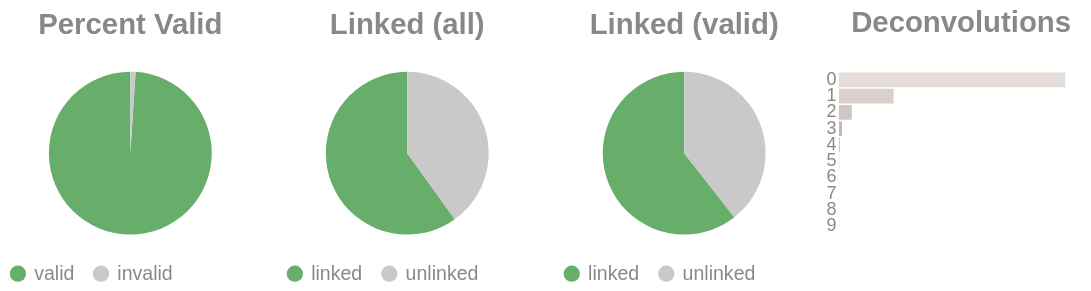

Source (notebook cell):
### Code cell
if SKIPLR:
    pass
else:
    clash = Counter()
    for i in valids['molecule'].to_list():
        _mol = i.split("-")
        if len(_mol) == 1:
            clash.update('0')
        else:
            clash.update(_mol[-1])

    _d = {"deconvolutions": [], 'count': []}
    for k,v in clash.items():
        _d['deconvolutions'].append(k)
        _d['count'].append(v)

    tot_valid = valids['reads'].sum()
    mask = valids['reads'] >= 2
    n_linked_reads = valids.filter(mask)['reads'].sum()
    if n_linked_reads == 0:
        print_html("No linked molecules (>=2 reads) were detected; skipping linked-only distributions.")
        SKIPLR = True
    else:
        perc_valid = round(tot_valid / n_reads, 4)
        linked_perc_abs = round(n_linked_reads / n_reads, 4)
        linked_perc = round(n_linked_reads / tot_valid, 4)

    _valid = pl.DataFrame({"valids": ['valid', 'invalid'], "count": [tot_valid, n_reads - tot_valid]})
    _linked_abs = pl.DataFrame({"linked (absolute)": ['linked', 'unlinked'], "count": [n_linked_reads, n_reads - n_linked_reads]})
    _linked_rel = pl.DataFrame({"linked (valids)": ['linked', 'unlinked'], "count": [n_linked_reads, tot_valid - n_linked_reads]})

    (
        alt.hconcat(
            piechart(_valid, goodval = 'valid', title = "Percent Valid"),
            piechart(_linked_abs, goodval = "linked", title =  "Linked (all)"),
            piechart(_linked_rel, goodval = "linked", title =  "Linked (valid)"),
            convolutionbar(pl.DataFrame(_d), title = "Deconvolutions"),
            center = True,
            bounds = 'flush'
        )
        .resolve_scale(color='independent')
        .resolve_legend('independent')
        .properties(usermeta={'embedOptions': {"actions": False}})
    ).display()

### Figure 1 — Vega-Lite specification as saved in the notebook (floating-point values rounded to 4 significant figures)
{"width": "container", "height": 400, "config": {"title": {"anchor": "start", "dy": -15, "fontSize": 18, "color": "#888888", "subtitleColor": "#888888", "subtitleFontSize": 14}, "arc": {"fill": "#0072B2"}, "axis": {"domainColor": "#888888", "domainWidth": 0.5, "gridWidth": 0.2, "grid": false, "titleFontWeight": 400, "titleFontSize": 15, "labelFontSize": 11, "labelColor": "#888888", "tickColor": "#888888", "tickWidth": 0.2, "titleColor": "#888888"}, "axisBand": {"grid": false}, "axisX": {"grid": true, "tickSize": 10, "domainCap": "round"}, "axisY": {"domain": false, "grid": true, "tickSize": 0, "domainCap": "round"}, "background": "transparent", "header": {"labelFontSize": 15, "labelColor": "#888888", "titleFontSize": 15, "titleFontWeight": 600, "titleColor": "#888888"}, "legend": {"labelFont": "sans-serif", "labelFontSize": 12, "labelColor": "#888888", "symbolSize": 100, "symbolType": "circle", "titleFontSize": 12, "titlePadding": 10, "titleColor": "#888888", "title": null}, "range": {"category": ["#E69F00", "#56B4E9", "#009E73", "#F0E442", "#0072B2", "#D55E00", "#CC79A7", "#000000"], "diverging": ["#cfe8f3", "#a2d4ec", "#73bfe2", "#46abdb", "#1696d2", "#12719e"]}, "area": {"fill": "#0072B2", "fillOpacity": 0.7, "line": true, "strokeOpacity": 0.7}, "line": {"color": "#0072B2", "stroke": "#0072B2", "strokeWidth": 2}, "trail": {"color": "#0072B2", "stroke": "#0072B2", "strokeWidth": 0, "size": 1}, "point": {"filled": true, "fillOpacity": 1.0, "size": 95}, "text": {"color": "#888888", "fontSize": 11, "align": "right", "fontWeight": 400, "size": 11}, "bar": {"fill": "#0072B2", "stroke": null}, "view": {"stroke": null, "continuousWidth": 660, "continuousHeight": 400}}, "hconcat": [{"data": {"name": "data-10bb3ef39c46568eee8e04fb9b9756fb"}, "mark": {"type": "arc"}, "encoding": {"color": {"field": "valids", "legend": {"orient": "bottom", "title": null}, "scale": {"domain": ["valid", "invalid"], "range": ["#68ae6b", "#C9C9C9"]}, "title": "Valids", "type": "nominal"}, "theta": {"field": "count", "type": "quantitative"}, "tooltip": [{"field": "valids", "title": "Valids", "type": "ordinal"}, {"field": "percent", "format": ".2%", "title": "Percent", "type": "quantitative"}, {"field": "count", "title": "Count", "type": "quantitative"}]}, "height": 100, "title": {"text": "Percent Valid", "align": "center", "anchor": "middle"}, "transform": [{"calculate": "datum.count / 16825633", "as": "percent"}], "width": 150}, {"data": {"name": "data-667bdbf81b3bff166d48f7ffa51b2ac4"}, "mark": {"type": "arc"}, "encoding": {"color": {"field": "linked (absolute)", "legend": {"orient": "bottom", "title": null}, "scale": {"domain": ["linked", "unlinked"], "range": ["#68ae6b", "#C9C9C9"]}, "title": "Linked (Absolute)", "type": "nominal"}, "theta": {"field": "count", "type": "quantitative"}, "tooltip": [{"field": "linked (absolute)", "title": "Linked (Absolute)", "type": "ordinal"}, {"field": "percent", "format": ".2%", "title": "Percent", "type": "quantitative"}, {"field": "count", "title": "Count", "type": "quantitative"}]}, "height": 100, "title": {"text": "Linked (all)", "align": "center", "anchor": "middle"}, "transform": [{"calculate": "datum.count / 16825633", "as": "percent"}], "width": 150}, {"data": {"name": "data-7002731484b8140a95a835fc43b17c2c"}, "mark": {"type": "arc"}, "encoding": {"color": {"field": "linked (valids)", "legend": {"orient": "bottom", "title": null}, "scale": {"domain": ["linked", "unlinked"], "range": ["#68ae6b", "#C9C9C9"]}, "title": "Linked (Valids)", "type": "nominal"}, "theta": {"field": "count", "type": "quantitative"}, "tooltip": [{"field": "linked (valids)", "title": "Linked (Valids)", "type": "ordinal"}, {"field": "percent", "format": ".2%", "title": "Percent", "type": "quantitative"}, {"field": "count", "title": "Count", "type": "quantitative"}]}, "height": 100, "title": {"text": "Linked (valid)", "align": "center", "anchor": "middle"}, "transform": [{"calculate": "datum.count / 16650730", "as": "percent"}], "width": 150}, {"data": {"name": "data-95e11b4674d0c6fe032e6891c1df5485"}, "mark": {"type": "bar"}, "encoding": {"color": {"field": "deconvolutions", "legend": null, "scale": {"scheme": "lightgreyred"}, "type": "nominal"}, "tooltip": [{"field": "deconvolutions", "title": "Deconvolutions", "type": "ordinal"}, {"field": "percent", "format": ".2%", "title": "Percent", "type": "quantitative"}, {"field": "count", "title": "Count", "type": "quantitative"}], "x": {"axis": null, "field": "count", "type": "quantitative"}, "y": {"field": "deconvolutions", "sort": "ascending", "title": null, "type": "nominal"}}, "height": 100, "title": {"text": "Deconvolutions", "align": "center", "anchor": "middle"}, "transform": [{"calculate": "datum.count / 9761621", "as": "percent"}], "width": 150}], "bounds": "flush", "center": true, "resolve": {"legend": {"angle": "independent"}, "scale": {"color": "independent"}}, "usermeta": {"embedOptions": {"actions": false}}, "$schema": "https://vega.github.io/schema/vega-lite/v6.4.1.json", "datasets": {"data-10bb3ef39c46568eee8e04fb9b9756fb": [{"valids": "valid", "count": 16650730}, {"valids": "invalid", "count": 174903}], "data-667bdbf81b3bff166d48f7ffa51b2ac4": [{"linked (absolute)": "linked", "count": 10081704}, {"linked (absolute)": "unlinked", "count": 6743929}], "data-7002731484b8140a95a835fc43b17c2c": [{"linked (valids)": "linked", "count": 10081704}, {"linked (valids)": "unlinked", "count": 6569026}], "data-95e11b4674d0c6fe032e6891c1df5485": [{"deconvolutions": "0", "count": 7412173}, {"deconvolutions": "1", "count": 1790415}, {"deconvolutions": "2", "count": 423262}, {"deconvolutions": "3", "count": 100915}, {"deconvolutions": "4", "count": 25025}, {"deconvolutions": "5", "count": 6749}, {"deconvolutions": "6", "count": 2019}, {"deconvolutions": "7", "count": 694}, {"deconvolutions": "8", "count": 258}, {"deconvolutions": "9", "count": 111}]}}
